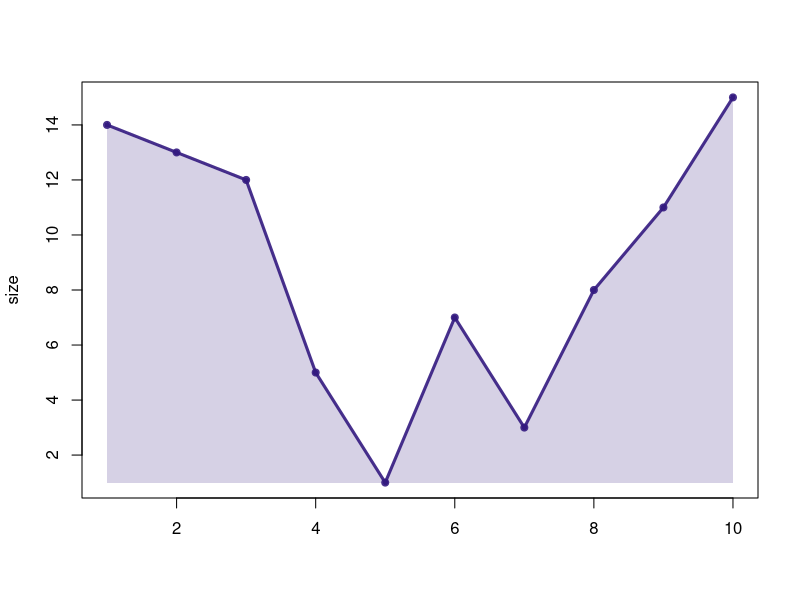
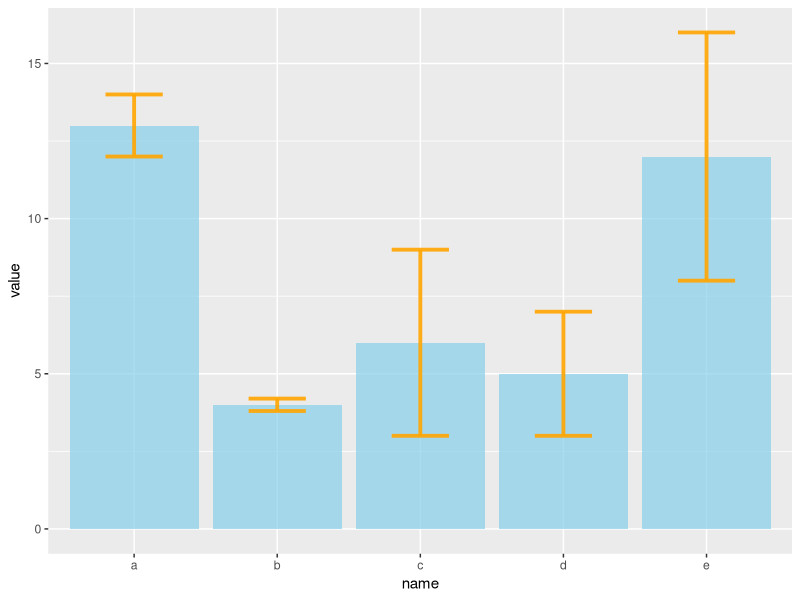
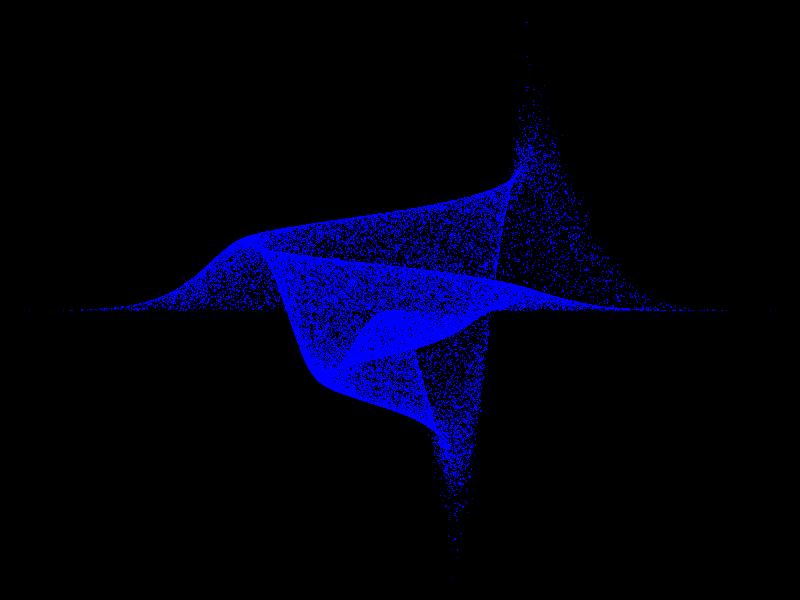
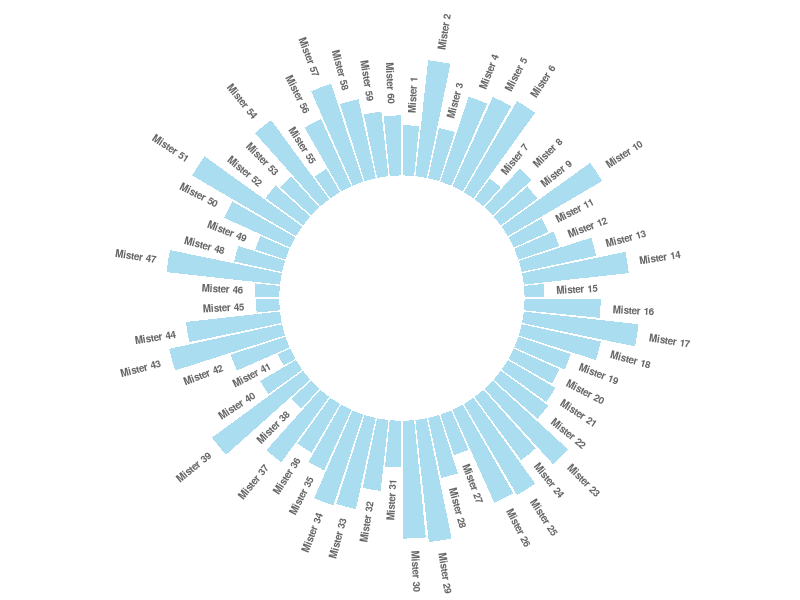

These charts were generated, in order, by the following R code:
## ---- chunk 1
# Create data
data <- data.frame(
  x=seq(1,10), 
  y=sample(seq(1,15),10)
)

# Add line on top
plot( data$x , data$y , col=rgb(0.2,0.1,0.5,0.9) , type="o" , lwd=3 , xlab="" , ylab="size" , pch=20)

# Fill the area
polygon( 
  c(min(data$x), data$x , max(data$x)) , 
  c( min(data$y) , data$y , min(data$y)) , 
  col=rgb(0.2,0.1,0.5,0.2) , border=F
)
## ---- chunk 2
# Load ggplot2
library(ggplot2)

# create dummy data
data <- data.frame(
  name=letters[1:5],
  value=sample(seq(4,15),5),
  sd=c(1,0.2,3,2,4)
)
 
# Most basic error bar
ggplot(data) +
    geom_bar( aes(x=name, y=value), stat="identity", fill="skyblue", alpha=0.7) +
    geom_errorbar( aes(x=name, ymin=value-sd, ymax=value+sd), width=0.4, colour="orange", alpha=0.9, size=1.3)
## ---- chunk 3
moxbuller = function(n) {   
    u = runif(n)   
    v = runif(n)   
    x = cos(2*pi*u)*sqrt(-2*log(v))  
    y = sin(2*pi*v)*sqrt(-2*log(u))
    r = list(x=x, y=y)
    return(r) 
}
r = moxbuller(50000) 
par(bg="black") 
par(mar=c(0,0,0,0)) 
plot(r$x,r$y, pch=".", col="blue", cex=1.2)
## ---- chunk 4
install.packages("tidyverse")
## ---- chunk 5
# Libraries
library(tidyverse)
 
# Create dataset
data <- data.frame(
  id=seq(1,60),
  individual=paste( "Mister ", seq(1,60), sep=""),
  value=sample( seq(10,100), 60, replace=T)
)
 
# ----- This section prepare a dataframe for labels ---- #
# Get the name and the y position of each label
label_data <- data
 
# calculate the ANGLE of the labels
number_of_bar <- nrow(label_data)
angle <-  90 - 360 * (label_data$id-0.5) /number_of_bar     # I substract 0.5 because the letter must have the angle of the center of the bars. Not extreme right(1) or extreme left (0)
 
# calculate the alignment of labels: right or left
# If I am on the left part of the plot, my labels have currently an angle < -90
label_data$hjust<-ifelse( angle < -90, 1, 0)
 
# flip angle BY to make them readable
label_data$angle<-ifelse(angle < -90, angle+180, angle)
# ----- ------------------------------------------- ---- #
 
 
# Start the plot
p <- ggplot(data, aes(x=as.factor(id), y=value)) +       # Note that id is a factor. If x is numeric, there is some space between the first bar
  
  # This add the bars with a blue color
  geom_bar(stat="identity", fill=alpha("skyblue", 0.7)) +
  
  # Limits of the plot = very important. The negative value controls the size of the inner circle, the positive one is useful to add size over each bar
  ylim(-100,120) +
  
  # Custom the theme: no axis title and no cartesian grid
  theme_minimal() +
  theme(
    axis.text = element_blank(),
    axis.title = element_blank(),
    panel.grid = element_blank(),
    plot.margin = unit(rep(-1,4), "cm")      # Adjust the margin to make in sort labels are not truncated!
  ) +
  
  # This makes the coordinate polar instead of cartesian.
  coord_polar(start = 0) +
  
  # Add the labels, using the label_data dataframe that we have created before
  geom_text(data=label_data, aes(x=id, y=value+10, label=individual, hjust=hjust), color="black", fontface="bold",alpha=0.6, size=2.5, angle= label_data$angle, inherit.aes = FALSE ) 
 
p
